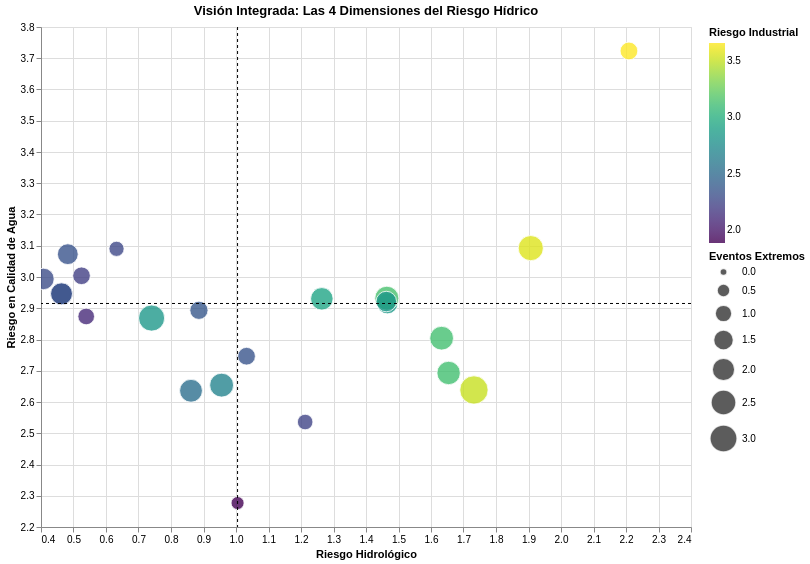

Here is the notebook cell this chart was saved with:
### Code cell
bubble_integrated = alt.Chart(df_prov).mark_circle(stroke='white', strokeWidth=1, opacity=0.8).encode(
    x=alt.X('Riesgo_Hidrologico_total:Q', title='Riesgo Hidrológico', scale=alt.Scale(zero=False)),
    y=alt.Y('Riesgo_Calidad_Agua_total:Q', title='Riesgo en Calidad de Agua', scale=alt.Scale(zero=False)),
    size=alt.Size('Riesgo_Eventos_total:Q', title='Eventos Extremos', scale=alt.Scale(range=[50, 800])),
    color=alt.Color('Riesgo_por_Industria_total:Q', title='Riesgo Industrial', scale=alt.Scale(scheme='viridis')),
    tooltip=[
        alt.Tooltip('name_1:N', title='Provincia'),
        alt.Tooltip('Riesgo_Total:Q', title='Riesgo Global Promedio', format='.2f'),
        alt.Tooltip('Riesgo_Hidrologico_total:Q', format='.2f'),
        alt.Tooltip('Riesgo_Calidad_Agua_total:Q', format='.2f'),
        alt.Tooltip('Riesgo_Eventos_total:Q', format='.2f'),
        alt.Tooltip('Riesgo_por_Industria_total:Q', format='.2f')
    ]
).properties(
    title='Visión Integrada: Las 4 Dimensiones del Riesgo Hídrico',
    width=650, height=500
)

# Añadimos cuadrantes basados en la mediana para perfilar
vline = alt.Chart(pd.DataFrame({'x': [df_prov['Riesgo_Hidrologico_total'].median()]})).mark_rule(strokeDash=[3,3]).encode(x='x:Q')
hline = alt.Chart(pd.DataFrame({'y': [df_prov['Riesgo_Calidad_Agua_total'].median()]})).mark_rule(strokeDash=[3,3]).encode(y='y:Q')

(bubble_integrated + vline + hline).interactive()

### Figure 1 — Vega-Lite specification as saved in the notebook (floating-point values rounded to 4 significant figures)
{"usermeta": {"embedOptions": {"theme": "fivethirtyeight"}}, "config": {"view": {"continuousWidth": 300, "continuousHeight": 300}}, "layer": [{"data": {"name": "data-ab8c8ac2d05ee6140c2d4dd339337e3c"}, "mark": {"type": "circle", "opacity": 0.8, "stroke": "white", "strokeWidth": 1}, "encoding": {"color": {"field": "Riesgo_por_Industria_total", "scale": {"scheme": "viridis"}, "title": "Riesgo Industrial", "type": "quantitative"}, "size": {"field": "Riesgo_Eventos_total", "scale": {"range": [50, 800]}, "title": "Eventos Extremos", "type": "quantitative"}, "tooltip": [{"field": "name_1", "title": "Provincia", "type": "nominal"}, {"field": "Riesgo_Total", "format": ".2f", "title": "Riesgo Global Promedio", "type": "quantitative"}, {"field": "Riesgo_Hidrologico_total", "format": ".2f", "type": "quantitative"}, {"field": "Riesgo_Calidad_Agua_total", "format": ".2f", "type": "quantitative"}, {"field": "Riesgo_Eventos_total", "format": ".2f", "type": "quantitative"}, {"field": "Riesgo_por_Industria_total", "format": ".2f", "type": "quantitative"}], "x": {"field": "Riesgo_Hidrologico_total", "scale": {"zero": false}, "title": "Riesgo Hidrológico", "type": "quantitative"}, "y": {"field": "Riesgo_Calidad_Agua_total", "scale": {"zero": false}, "title": "Riesgo en Calidad de Agua", "type": "quantitative"}}, "name": "view_0a81f6ed702202f9_0", "title": "Visión Integrada: Las 4 Dimensiones del Riesgo Hídrico"}, {"data": {"name": "data-4227e738c95378674c5c982c2d0fc791"}, "mark": {"type": "rule", "strokeDash": [3, 3]}, "encoding": {"x": {"field": "x", "type": "quantitative"}}}, {"data": {"name": "data-9545f321e7a709e1cc6477cb32b4dab8"}, "mark": {"type": "rule", "strokeDash": [3, 3]}, "encoding": {"y": {"field": "y", "type": "quantitative"}}}], "height": 500, "params": [{"name": "param_1e9efca18e7a2868", "select": {"type": "interval", "encodings": ["x", "y"]}, "bind": "scales", "views": ["view_0a81f6ed702202f9_0"]}], "width": 650, "$schema": "https://vega.github.io/schema/vega-lite/v6.1.0.json", "datasets": {"data-ab8c8ac2d05ee6140c2d4dd339337e3c": [{"name_1": "Azuay", "bws_score": 0.5215, "bwd_score": 0.5948, "iav_score": 1.74, "sev_score": 1.225, "drr_score": 2.24, "rfr_score": 2.696, "cfr_score": 1.254, "ucw_score": 3.72, "cep_score": 0.9598, "udw_score": 3.83, "usa_score": 3.211, "w_awr_agr_tot_score": 2.257, "w_awr_che_tot_score": 3.167, "w_awr_con_tot_score": 2.615, "w_awr_elp_tot_score": 1.833, "w_awr_fnb_tot_score": 2.426, "w_awr_min_tot_score": 3.449, "w_awr_ong_tot_score": 3.742, "w_awr_smc_tot_score": 3.211, "w_awr_tex_tot_score": 3.636, "Riesgo_Hidrologico_total": 1.264, "Riesgo_Eventos_total": 1.975, "Riesgo_Calidad_Agua_total": 2.93, "Riesgo_por_Industria_total": 2.926, "Riesgo_Total": 2.274}, {"name_1": "Bolivar", "bws_score": 0.0, "bwd_score": 0.5231, "iav_score": 2.164, "sev_score": 1.826, "drr_score": 2.817, "rfr_score": 3.321, "cfr_score": 0.0, "ucw_score": 3.72, "cep_score": 0.9831, "udw_score": 3.825, "usa_score": 3.133, "w_awr_agr_tot_score": 2.234, "w_awr_che_tot_score": 3.139, "w_awr_con_tot_score": 2.487, "w_awr_elp_tot_score": 1.519, "w_awr_fnb_tot_score": 2.314, "w_awr_min_tot_score": 3.539, "w_awr_ong_tot_score": 3.59, "w_awr_smc_tot_score": 3.219, "w_awr_tex_tot_score": 3.571, "Riesgo_Hidrologico_total": 1.466, "Riesgo_Eventos_total": 1.66, "Riesgo_Calidad_Agua_total": 2.915, "Riesgo_por_Industria_total": 2.846, "Riesgo_Total": 2.222}, {"name_1": "Carchi", "bws_score": 0.0, "bwd_score": 0.03643, "iav_score": 0.822, "sev_score": 0.7378, "drr_score": 2.105, "rfr_score": 2.208, "cfr_score": 3.276, "ucw_score": 3.72, "cep_score": 0.6544, "udw_score": 3.631, "usa_score": 3.469, "w_awr_agr_tot_score": 1.745, "w_awr_che_tot_score": 3.41, "w_awr_con_tot_score": 2.367, "w_awr_elp_tot_score": 1.709, "w_awr_fnb_tot_score": 1.875, "w_awr_min_tot_score": 3.693, "w_awr_ong_tot_score": 4.046, "w_awr_smc_tot_score": 2.985, "w_awr_tex_tot_score": 3.711, "Riesgo_Hidrologico_total": 0.7403, "Riesgo_Eventos_total": 2.742, "Riesgo_Calidad_Agua_total": 2.869, "Riesgo_por_Industria_total": 2.838, "Riesgo_Total": 2.297}, {"name_1": "Cañar", "bws_score": 0.6499, "bwd_score": 0.7423, "iav_score": 2.089, "sev_score": 1.459, "drr_score": 2.38, "rfr_score": 3.012, "cfr_score": 1.563, "ucw_score": 3.72, "cep_score": 0.9567, "udw_score": 3.829, "usa_score": 3.223, "w_awr_agr_tot_score": 2.483, "w_awr_che_tot_score": 3.463, "w_awr_con_tot_score": 2.87, "w_awr_elp_tot_score": 2.134, "w_awr_fnb_tot_score": 2.629, "w_awr_min_tot_score": 3.668, "w_awr_ong_tot_score": 3.873, "w_awr_smc_tot_score": 3.396, "w_awr_tex_tot_score": 3.778, "Riesgo_Hidrologico_total": 1.464, "Riesgo_Eventos_total": 2.287, "Riesgo_Calidad_Agua_total": 2.932, "Riesgo_por_Industria_total": 3.144, "Riesgo_Total": 2.457}, {"name_1": "Chimborazo", "bws_score": 0.0002108, "bwd_score": 0.2372, "iav_score": 1.293, "sev_score": 1.051, "drr_score": 1.848, "rfr_score": 2.438, "cfr_score": 0.0005068, "ucw_score": 3.72, "cep_score": 0.9753, "udw_score": 3.783, "usa_score": 3.096, "w_awr_agr_tot_score": 1.675, "w_awr_che_tot_score": 2.496, "w_awr_con_tot_score": 1.968, "w_awr_elp_tot_score": 0.9888, "w_awr_fnb_tot_score": 1.882, "w_awr_min_tot_score": 2.942, "w_awr_ong_tot_score": 3.358, "w_awr_smc_tot_score": 2.797, "w_awr_tex_tot_score": 3.277, "Riesgo_Hidrologico_total": 0.8859, "Riesgo_Eventos_total": 1.219, "Riesgo_Calidad_Agua_total": 2.893, "Riesgo_por_Industria_total": 2.376, "Riesgo_Total": 1.844}, {"name_1": "Cotopaxi", "bws_score": 0.0, "bwd_score": 0.3053, "iav_score": 1.463, "sev_score": 1.26, "drr_score": 2.134, "rfr_score": 2.287, "cfr_score": 0.0, "ucw_score": 3.72, "cep_score": 0.9448, "udw_score": 3.502, "usa_score": 2.819, "w_awr_agr_tot_score": 1.707, "w_awr_che_tot_score": 2.454, "w_awr_con_tot_score": 1.956, "w_awr_elp_tot_score": 1.063, "w_awr_fnb_tot_score": 1.918, "w_awr_min_tot_score": 2.859, "w_awr_ong_tot_score": 3.17, "w_awr_smc_tot_score": 2.798, "w_awr_tex_tot_score": 3.223, "Riesgo_Hidrologico_total": 1.032, "Riesgo_Eventos_total": 1.144, "Riesgo_Calidad_Agua_total": 2.746, "Riesgo_por_Industria_total": 2.35, "Riesgo_Total": 1.818}, {"name_1": "El Oro", "bws_score": 1.092, "bwd_score": 1.039, "iav_score": 2.95, "sev_score": 1.941, "drr_score": 2.513, "rfr_score": 3.24, "cfr_score": 1.812, "ucw_score": 3.72, "cep_score": 1.207, "udw_score": 3.911, "usa_score": 3.532, "w_awr_agr_tot_score": 3.041, "w_awr_che_tot_score": 3.911, "w_awr_con_tot_score": 3.384, "w_awr_elp_tot_score": 2.623, "w_awr_fnb_tot_score": 3.133, "w_awr_min_tot_score": 4.05, "w_awr_ong_tot_score": 4.126, "w_awr_smc_tot_score": 3.805, "w_awr_tex_tot_score": 4.056, "Riesgo_Hidrologico_total": 1.907, "Riesgo_Eventos_total": 2.526, "Riesgo_Calidad_Agua_total": 3.092, "Riesgo_por_Industria_total": 3.57, "Riesgo_Total": 2.774}, {"name_1": "Esmeraldas", "bws_score": 0.1323, "bwd_score": 0.1781, "iav_score": 1.158, "sev_score": 1.011, "drr_score": 2.3, "rfr_score": 1.997, "cfr_score": 2.519, "ucw_score": 3.72, "cep_score": 0.7442, "udw_score": 3.292, "usa_score": 2.86, "w_awr_agr_tot_score": 1.772, "w_awr_che_tot_score": 3.076, "w_awr_con_tot_score": 2.249, "w_awr_elp_tot_score": 1.672, "w_awr_fnb_tot_score": 1.951, "w_awr_min_tot_score": 3.325, "w_awr_ong_tot_score": 3.597, "w_awr_smc_tot_score": 2.933, "w_awr_tex_tot_score": 3.515, "Riesgo_Hidrologico_total": 0.9558, "Riesgo_Eventos_total": 2.258, "Riesgo_Calidad_Agua_total": 2.654, "Riesgo_por_Industria_total": 2.677, "Riesgo_Total": 2.136}, {"name_1": "Guayas", "bws_score": 0.6, "bwd_score": 0.576, "iav_score": 2.507, "sev_score": 1.721, "drr_score": 2.759, "rfr_score": 3.092, "cfr_score": 1.369, "ucw_score": 3.72, "cep_score": 0.9812, "udw_score": 3.589, "usa_score": 2.927, "w_awr_agr_tot_score": 2.495, "w_awr_che_tot_score": 3.47, "w_awr_con_tot_score": 2.815, "w_awr_elp_tot_score": 2.129, "w_awr_fnb_tot_score": 2.602, "w_awr_min_tot_score": 3.7, "w_awr_ong_tot_score": 3.779, "w_awr_smc_tot_score": 3.416, "w_awr_tex_tot_score": 3.763, "Riesgo_Hidrologico_total": 1.633, "Riesgo_Eventos_total": 2.23, "Riesgo_Calidad_Agua_total": 2.804, "Riesgo_por_Industria_total": 3.13, "Riesgo_Total": 2.449}, {"name_1": "Imbabura", "bws_score": 0.0, "bwd_score": 0.1291, "iav_score": 0.9802, "sev_score": 0.9546, "drr_score": 2.244, "rfr_score": 1.787, "cfr_score": 2.298, "ucw_score": 3.72, "cep_score": 0.7178, "udw_score": 3.259, "usa_score": 2.847, "w_awr_agr_tot_score": 1.63, "w_awr_che_tot_score": 2.892, "w_awr_con_tot_score": 2.088, "w_awr_elp_tot_score": 1.472, "w_awr_fnb_tot_score": 1.822, "w_awr_min_tot_score": 3.174, "w_awr_ong_tot_score": 3.471, "w_awr_smc_tot_score": 2.819, "w_awr_tex_tot_score": 3.415, "Riesgo_Hidrologico_total": 0.8616, "Riesgo_Eventos_total": 2.043, "Riesgo_Calidad_Agua_total": 2.636, "Riesgo_por_Industria_total": 2.531, "Riesgo_Total": 2.018}, {"name_1": "Loja", "bws_score": 2.066, "bwd_score": 1.305, "iav_score": 3.231, "sev_score": 2.077, "drr_score": 2.366, "rfr_score": 2.008, "cfr_score": 0.2909, "ucw_score": 3.72, "cep_score": 2.814, "udw_score": 4.116, "usa_score": 4.243, "w_awr_agr_tot_score": 3.668, "w_awr_che_tot_score": 3.502, "w_awr_con_tot_score": 3.592, "w_awr_elp_tot_score": 2.493, "w_awr_fnb_tot_score": 3.697, "w_awr_min_tot_score": 3.919, "w_awr_ong_tot_score": 4.048, "w_awr_smc_tot_score": 3.965, "w_awr_tex_tot_score": 4.054, "Riesgo_Hidrologico_total": 2.209, "Riesgo_Eventos_total": 1.149, "Riesgo_Calidad_Agua_total": 3.723, "Riesgo_por_Industria_total": 3.66, "Riesgo_Total": 2.685}, {"name_1": "Los Rios", "bws_score": 0.01475, "bwd_score": 0.468, "iav_score": 2.197, "sev_score": 1.818, "drr_score": 2.815, "rfr_score": 3.224, "cfr_score": 0.0, "ucw_score": 3.72, "cep_score": 0.984, "udw_score": 3.837, "usa_score": 3.145, "w_awr_agr_tot_score": 2.222, "w_awr_che_tot_score": 3.108, "w_awr_con_tot_score": 2.462, "w_awr_elp_tot_score": 1.494, "w_awr_fnb_tot_score": 2.298, "w_awr_min_tot_score": 3.519, "w_awr_ong_tot_score": 3.588, "w_awr_smc_tot_score": 3.207, "w_awr_tex_tot_score": 3.564, "Riesgo_Hidrologico_total": 1.462, "Riesgo_Eventos_total": 1.612, "Riesgo_Calidad_Agua_total": 2.922, "Riesgo_por_Industria_total": 2.829, "Riesgo_Total": 2.206}, {"name_1": "Manabi", "bws_score": 0.9219, "bwd_score": 0.5552, "iav_score": 2.44, "sev_score": 1.58, "drr_score": 2.774, "rfr_score": 2.418, "cfr_score": 1.897, "ucw_score": 3.72, "cep_score": 0.975, "udw_score": 3.38, "usa_score": 2.696, "w_awr_agr_tot_score": 2.507, "w_awr_che_tot_score": 3.368, "w_awr_con_tot_score": 2.813, "w_awr_elp_tot_score": 2.282, "w_awr_fnb_tot_score": 2.663, "w_awr_min_tot_score": 3.586, "w_awr_ong_tot_score": 3.744, "w_awr_smc_tot_score": 3.39, "w_awr_tex_tot_score": 3.764, "Riesgo_Hidrologico_total": 1.654, "Riesgo_Eventos_total": 2.158, "Riesgo_Calidad_Agua_total": 2.693, "Riesgo_por_Industria_total": 3.124, "Riesgo_Total": 2.407}, {"name_1": "Morona Santiago", "bws_score": 4.508e-06, "bwd_score": 0.05287, "iav_score": 0.6658, "sev_score": 0.5435, "drr_score": 1.361, "rfr_score": 2.264, "cfr_score": 1.084e-05, "ucw_score": 3.72, "cep_score": 0.9735, "udw_score": 3.893, "usa_score": 3.43, "w_awr_agr_tot_score": 1.433, "w_awr_che_tot_score": 2.313, "w_awr_con_tot_score": 1.775, "w_awr_elp_tot_score": 0.7141, "w_awr_fnb_tot_score": 1.678, "w_awr_min_tot_score": 2.81, "w_awr_ong_tot_score": 3.408, "w_awr_smc_tot_score": 2.626, "w_awr_tex_tot_score": 3.198, "Riesgo_Hidrologico_total": 0.5247, "Riesgo_Eventos_total": 1.132, "Riesgo_Calidad_Agua_total": 3.004, "Riesgo_por_Industria_total": 2.217, "Riesgo_Total": 1.72}, {"name_1": "Napo", "bws_score": 0.0, "bwd_score": 0.001995, "iav_score": 0.5857, "sev_score": 0.59, "drr_score": 1.14, "rfr_score": 3.741, "cfr_score": 0.0, "ucw_score": 3.72, "cep_score": 0.9736, "udw_score": 3.775, "usa_score": 3.315, "w_awr_agr_tot_score": 1.419, "w_awr_che_tot_score": 2.722, "w_awr_con_tot_score": 1.9, "w_awr_elp_tot_score": 0.7924, "w_awr_fnb_tot_score": 1.662, "w_awr_min_tot_score": 3.07, "w_awr_ong_tot_score": 3.439, "w_awr_smc_tot_score": 2.722, "w_awr_tex_tot_score": 3.246, "Riesgo_Hidrologico_total": 0.4635, "Riesgo_Eventos_total": 1.871, "Riesgo_Calidad_Agua_total": 2.946, "Riesgo_por_Industria_total": 2.33, "Riesgo_Total": 1.903}, {"name_1": "Orellana", "bws_score": 0.0, "bwd_score": 0.001753, "iav_score": 0.5851, "sev_score": 0.5895, "drr_score": 1.139, "rfr_score": 3.745, "cfr_score": 0.0, "ucw_score": 3.72, "cep_score": 0.9737, "udw_score": 3.776, "usa_score": 3.316, "w_awr_agr_tot_score": 1.419, "w_awr_che_tot_score": 2.723, "w_awr_con_tot_score": 1.901, "w_awr_elp_tot_score": 0.7925, "w_awr_fnb_tot_score": 1.662, "w_awr_min_tot_score": 3.071, "w_awr_ong_tot_score": 3.44, "w_awr_smc_tot_score": 2.722, "w_awr_tex_tot_score": 3.247, "Riesgo_Hidrologico_total": 0.463, "Riesgo_Eventos_total": 1.872, "Riesgo_Calidad_Agua_total": 2.946, "Riesgo_por_Industria_total": 2.331, "Riesgo_Total": 1.903}, {"name_1": "Pastaza", "bws_score": 0.0, "bwd_score": 0.02099, "iav_score": 0.895, "sev_score": 0.5315, "drr_score": 0.965, "rfr_score": 3.317, "cfr_score": 0.0, "ucw_score": 3.72, "cep_score": 0.9732, "udw_score": 3.924, "usa_score": 3.675, "w_awr_agr_tot_score": 1.455, "w_awr_che_tot_score": 2.655, "w_awr_con_tot_score": 1.922, "w_awr_elp_tot_score": 0.7428, "w_awr_fnb_tot_score": 1.687, "w_awr_min_tot_score": 3.048, "w_awr_ong_tot_score": 3.548, "w_awr_smc_tot_score": 2.743, "w_awr_tex_tot_score": 3.303, "Riesgo_Hidrologico_total": 0.4825, "Riesgo_Eventos_total": 1.658, "Riesgo_Calidad_Agua_total": 3.073, "Riesgo_por_Industria_total": 2.345, "Riesgo_Total": 1.89}, {"name_1": "Pichincha", "bws_score": 0.0, "bwd_score": 0.2717, "iav_score": 1.193, "sev_score": 1.22, "drr_score": 2.339, "rfr_score": 1.017, "cfr_score": 0.01843, "ucw_score": 3.72, "cep_score": 0.8415, "udw_score": 2.601, "usa_score": 1.945, "w_awr_agr_tot_score": 1.36, "w_awr_che_tot_score": 1.785, "w_awr_con_tot_score": 1.49, "w_awr_elp_tot_score": 0.863, "w_awr_fnb_tot_score": 1.681, "w_awr_min_tot_score": 2.123, "w_awr_ong_tot_score": 2.398, "w_awr_smc_tot_score": 2.449, "w_awr_tex_tot_score": 2.814, "Riesgo_Hidrologico_total": 1.005, "Riesgo_Eventos_total": 0.5177, "Riesgo_Calidad_Agua_total": 2.277, "Riesgo_por_Industria_total": 1.885, "Riesgo_Total": 1.421}, {"name_1": "Santa Elena", "bws_score": 1.133, "bwd_score": 0.609, "iav_score": 2.592, "sev_score": 1.551, "drr_score": 2.776, "rfr_score": 3.253, "cfr_score": 3.265, "ucw_score": 3.72, "cep_score": 0.9928, "udw_score": 3.262, "usa_score": 2.579, "w_awr_agr_tot_score": 2.744, "w_awr_che_tot_score": 4.017, "w_awr_con_tot_score": 3.221, "w_awr_elp_tot_score": 2.941, "w_awr_fnb_tot_score": 2.87, "w_awr_min_tot_score": 4.035, "w_awr_ong_tot_score": 4.101, "w_awr_smc_tot_score": 3.641, "w_awr_tex_tot_score": 4.025, "Riesgo_Hidrologico_total": 1.732, "Riesgo_Eventos_total": 3.259, "Riesgo_Calidad_Agua_total": 2.639, "Riesgo_por_Industria_total": 3.51, "Riesgo_Total": 2.785}, {"name_1": "Santo Domingo de los Tsachilas", "bws_score": 0.0367, "bwd_score": 0.3517, "iav_score": 1.62, "sev_score": 1.49, "drr_score": 2.565, "rfr_score": 1.664, "cfr_score": 0.0, "ucw_score": 3.72, "cep_score": 0.8998, "udw_score": 3.1, "usa_score": 2.424, "w_awr_agr_tot_score": 1.711, "w_awr_che_tot_score": 2.251, "w_awr_con_tot_score": 1.859, "w_awr_elp_tot_score": 1.102, "w_awr_fnb_tot_score": 1.939, "w_awr_min_tot_score": 2.642, "w_awr_ong_tot_score": 2.86, "w_awr_smc_tot_score": 2.745, "w_awr_tex_tot_score": 3.105, "Riesgo_Hidrologico_total": 1.213, "Riesgo_Eventos_total": 0.8321, "Riesgo_Calidad_Agua_total": 2.536, "Riesgo_por_Industria_total": 2.246, "Riesgo_Total": 1.707}, {"name_1": "Sucumbios", "bws_score": 0.0, "bwd_score": 0.001434, "iav_score": 0.5581, "sev_score": 0.5595, "drr_score": 0.9179, "rfr_score": 3.574, "cfr_score": 0.0005088, "ucw_score": 3.72, "cep_score": 0.9738, "udw_score": 3.689, "usa_score": 3.593, "w_awr_agr_tot_score": 1.371, "w_awr_che_tot_score": 2.656, "w_awr_con_tot_score": 1.869, "w_awr_elp_tot_score": 0.7381, "w_awr_fnb_tot_score": 1.631, "w_awr_min_tot_score": 3.018, "w_awr_ong_tot_score": 3.477, "w_awr_smc_tot_score": 2.694, "w_awr_tex_tot_score": 3.243, "Riesgo_Hidrologico_total": 0.4074, "Riesgo_Eventos_total": 1.787, "Riesgo_Calidad_Agua_total": 2.994, "Riesgo_por_Industria_total": 2.3, "Riesgo_Total": 1.872}, {"name_1": "Tungurahua", "bws_score": 0.0, "bwd_score": 0.07025, "iav_score": 0.819, "sev_score": 0.6187, "drr_score": 1.187, "rfr_score": 1.969, "cfr_score": 0.0, "ucw_score": 3.72, "cep_score": 0.9702, "udw_score": 3.745, "usa_score": 3.06, "w_awr_agr_tot_score": 1.328, "w_awr_che_tot_score": 2.119, "w_awr_con_tot_score": 1.658, "w_awr_elp_tot_score": 0.6697, "w_awr_fnb_tot_score": 1.617, "w_awr_min_tot_score": 2.576, "w_awr_ong_tot_score": 3.215, "w_awr_smc_tot_score": 2.548, "w_awr_tex_tot_score": 3.1, "Riesgo_Hidrologico_total": 0.5391, "Riesgo_Eventos_total": 0.9843, "Riesgo_Calidad_Agua_total": 2.874, "Riesgo_por_Industria_total": 2.092, "Riesgo_Total": 1.622}, {"name_1": "Zamora Chinchipe", "bws_score": 0.00515, "bwd_score": 0.08928, "iav_score": 0.6115, "sev_score": 0.5151, "drr_score": 1.941, "rfr_score": 1.557, "cfr_score": 0.004601, "ucw_score": 3.72, "cep_score": 0.9786, "udw_score": 3.985, "usa_score": 3.678, "w_awr_agr_tot_score": 1.586, "w_awr_che_tot_score": 2.23, "w_awr_con_tot_score": 1.813, "w_awr_elp_tot_score": 0.7626, "w_awr_fnb_tot_score": 1.781, "w_awr_min_tot_score": 2.865, "w_awr_ong_tot_score": 3.487, "w_awr_smc_tot_score": 2.65, "w_awr_tex_tot_score": 3.242, "Riesgo_Hidrologico_total": 0.6324, "Riesgo_Eventos_total": 0.7806, "Riesgo_Calidad_Agua_total": 3.09, "Riesgo_por_Industria_total": 2.268, "Riesgo_Total": 1.693}], "data-4227e738c95378674c5c982c2d0fc791": [{"x": 1.005}], "data-9545f321e7a709e1cc6477cb32b4dab8": [{"y": 2.915}]}}
